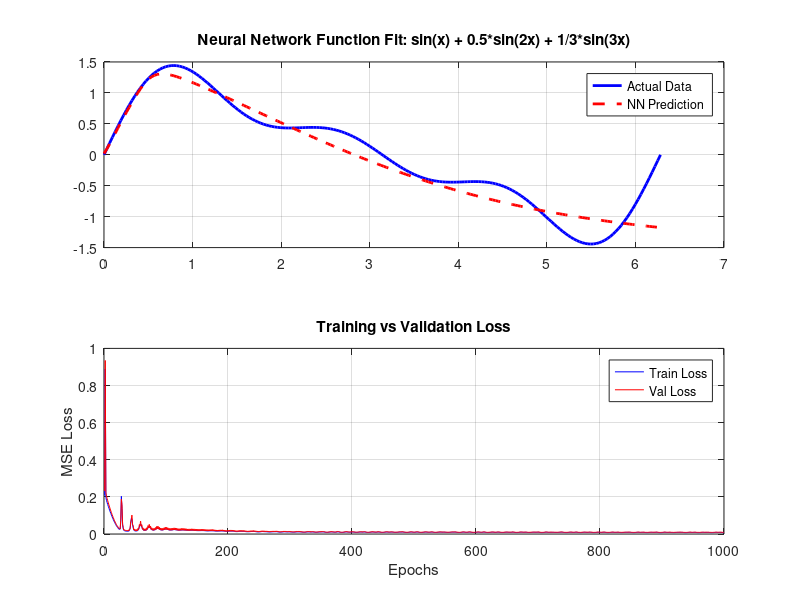

This figure's MATLAB source:
% 07_deep_learning_theory.m
% UniLab Deep Learning: Function Approximation and Theory

clear all;
close all;
clc;

disp('🧠 UniLab Deep Learning: Function Approximation');
disp('==============================================');

%% 1. Function Approximation with Neural Network
disp('--- 1. Fitting f(x) = sin(x) + 0.5*sin(2x) + 1/3*sin(3x) ---');

% Data Generation
X = linspace(0, 2*pi, 200)';
y = sin(X) + 0.5*sin(2*X) + (1/3)*sin(3*X);

% Normalization for Sigmoid activation
X_norm = X / (2*pi);
y_min = min(y); y_max = max(y);
y_norm = (y - y_min) / (y_max - y_min);

% Train/Validation Split (80/20)
indices = randperm(200);
train_idx = indices(1:160);
val_idx = indices(161:200);

X_train = reshape(X_norm(train_idx), 160, 1); 
y_train = reshape(y_norm(train_idx), 160, 1);
X_val = reshape(X_norm(val_idx), 40, 1); 
y_val = reshape(y_norm(val_idx), 40, 1);

% Manual Neural Network (1 -> 64 -> 64 -> 1)
% Xavier Initialization
W1 = randn(1, 64) * sqrt(1/1); b1 = zeros(1, 64);
W2 = randn(64, 64) * sqrt(1/64); b2 = zeros(1, 64);
W3 = randn(64, 1) * sqrt(1/64); b3 = zeros(1, 1);

% RMSprop parameters
lr = 0.002;
beta = 0.9;
eps = 1e-8;
mW1 = zeros(size(W1)); mb1 = zeros(size(b1));
mW2 = zeros(size(W2)); mb2 = zeros(size(b2));
mW3 = zeros(size(W3)); mb3 = zeros(size(b3));

epochs = 1000;
train_loss_hist = zeros(epochs, 1);
val_loss_hist = zeros(epochs, 1);

for epoch = 1:epochs
    % Forward Pass (Train)
    z1 = X_train * W1 + b1;
    a1 = tanh(z1); 
    z2 = a1 * W2 + b2;
    a2 = tanh(z2);
    z3 = a2 * W3 + b3;
    a3 = z3; % Linear output for regression
    
    % Loss (MSE)
    err = a3 - y_train;
    train_loss = mean(err.^2);
    train_loss_hist(epoch) = train_loss;
    
    % Forward Pass (Validation)
    vz1 = X_val * W1 + b1; va1 = tanh(vz1);
    vz2 = va1 * W2 + b2; va2 = tanh(vz2);
    vz3 = va2 * W3 + b3; va3 = vz3;
    val_loss = mean((va3 - y_val).^2);
    val_loss_hist(epoch) = val_loss;
    
    % Backward Pass
    d_z3 = 2 * err / length(X_train);
    d_W3 = a2' * d_z3;
    d_b3 = sum(d_z3, 1);
    
    d_a2 = d_z3 * W3';
    d_z2 = d_a2 .* (1 - a2.^2);
    d_W2 = a1' * d_z2;
    d_b2 = sum(d_z2, 1);
    
    d_a1 = d_z2 * W2';
    d_z1 = d_a1 .* (1 - a1.^2);
    d_W1 = X_train' * d_z1;
    d_b1 = sum(d_z1, 1);
    
    % Update (RMSprop)
    mW3 = beta * mW3 + (1-beta) * d_W3.^2;
    mb3 = beta * mb3 + (1-beta) * d_b3.^2;
    W3 = W3 - lr * d_W3 ./ (sqrt(mW3) + eps);
    b3 = b3 - lr * d_b3 ./ (sqrt(mb3) + eps);
    
    mW2 = beta * mW2 + (1-beta) * d_W2.^2;
    mb2 = beta * mb2 + (1-beta) * d_b2.^2;
    W2 = W2 - lr * d_W2 ./ (sqrt(mW2) + eps);
    b2 = b2 - lr * d_b2 ./ (sqrt(mb2) + eps);
    
    mW1 = beta * mW1 + (1-beta) * d_W1.^2;
    mb1 = beta * mb1 + (1-beta) * d_b1.^2;
    W1 = W1 - lr * d_W1 ./ (sqrt(mW1) + eps);
    b1 = b1 - lr * d_b1 ./ (sqrt(mb1) + eps);
    
    if mod(epoch, 5000) == 0
        disp(['Epoch ', num2str(epoch), ': Train Loss = ', num2str(train_loss), ', Val Loss = ', num2str(val_loss)]);
    end
end

% Final Prediction
z1_f = X_norm * W1 + b1; a1_f = tanh(z1_f);
z2_f = a1_f * W2 + b2; a2_f = tanh(z2_f);
y_pred_norm = a2_f * W3 + b3;
y_pred = y_pred_norm * (y_max - y_min) + y_min;

% Final Prediction
z1_f = X_norm * W1 + b1; a1_f = tanh(z1_f);
z2_f = a1_f * W2 + b2; a2_f = tanh(z2_f);
y_pred_norm = a2_f * W3 + b3;
y_pred = y_pred_norm * (y_max - y_min) + y_min;

% Plotting Results
disp(' ');
disp('--- 2. Visualization ---');
figure;
subplot(2, 1, 1);
plot(X, y, 'b', 'LineWidth', 2); hold on;
plot(X, y_pred, 'r--', 'LineWidth', 2);
title('Neural Network Function Fit: sin(x) + 0.5*sin(2x) + 1/3*sin(3x)');
legend('Actual Data', 'NN Prediction');
grid on;

subplot(2, 1, 2);
plot(1:epochs, train_loss_hist, 'b'); hold on;
plot(1:epochs, val_loss_hist, 'r');
title('Training vs Validation Loss');
xlabel('Epochs'); ylabel('MSE Loss');
legend('Train Loss', 'Val Loss');
grid on;

disp('Deep Learning Theory Session Complete.');
